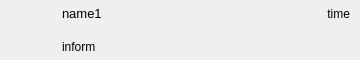
<?xml version="1.0" encoding="UTF-8"?>
<ui version="4.0">
 <class>MessageItem</class>
 <widget class="QWidget" name="MessageItem">
  <property name="geometry">
   <rect>
    <x>0</x>
    <y>0</y>
    <width>360</width>
    <height>60</height>
   </rect>
  </property>
  <property name="maximumSize">
   <size>
    <width>360</width>
    <height>360</height>
   </size>
  </property>
  <property name="windowTitle">
   <string>Form</string>
  </property>
  <layout class="QGridLayout" name="gridLayout">
   <property name="leftMargin">
    <number>0</number>
   </property>
   <property name="topMargin">
    <number>0</number>
   </property>
   <property name="rightMargin">
    <number>10</number>
   </property>
   <property name="bottomMargin">
    <number>0</number>
   </property>
   <item row="0" column="0">
    <layout class="QHBoxLayout" name="horizontalLayout_3">
     <item>
      <layout class="QHBoxLayout" name="horizontalLayout">
       <item>
        <widget class="QLabel" name="labred">
         <property name="minimumSize">
          <size>
           <width>10</width>
           <height>10</height>
          </size>
         </property>
         <property name="maximumSize">
          <size>
           <width>10</width>
           <height>10</height>
          </size>
         </property>
         <property name="text">
          <string/>
         </property>
        </widget>
       </item>
       <item>
        <widget class="QWidget" name="widPicturePer" native="true">
         <property name="minimumSize">
          <size>
           <width>40</width>
           <height>40</height>
          </size>
         </property>
         <property name="maximumSize">
          <size>
           <width>40</width>
           <height>40</height>
          </size>
         </property>
        </widget>
       </item>
      </layout>
     </item>
     <item>
      <layout class="QVBoxLayout" name="verticalLayout">
       <item>
        <layout class="QHBoxLayout" name="horizontalLayout_2">
         <item>
          <widget class="QLabel" name="labNameMess">
           <property name="font">
            <font>
             <family>Microsoft YaHei UI</family>
             <pointsize>10</pointsize>
            </font>
           </property>
           <property name="text">
            <string>name1</string>
           </property>
          </widget>
         </item>
         <item>
          <spacer name="horizontalSpacer">
           <property name="orientation">
            <enum>Qt::Horizontal</enum>
           </property>
           <property name="sizeHint" stdset="0">
            <size>
             <width>40</width>
             <height>20</height>
            </size>
           </property>
          </spacer>
         </item>
         <item>
          <widget class="QLabel" name="labTimer">
           <property name="font">
            <font>
             <family>Microsoft YaHei UI</family>
            </font>
           </property>
           <property name="text">
            <string>time</string>
           </property>
           <property name="alignment">
            <set>Qt::AlignRight|Qt::AlignTrailing|Qt::AlignVCenter</set>
           </property>
          </widget>
         </item>
        </layout>
       </item>
       <item>
        <widget class="QLabel" name="labInform">
         <property name="font">
          <font>
           <family>Microsoft YaHei UI</family>
          </font>
         </property>
         <property name="text">
          <string>inform</string>
         </property>
        </widget>
       </item>
      </layout>
     </item>
    </layout>
   </item>
  </layout>
 </widget>
 <resources/>
 <connections/>
</ui>
